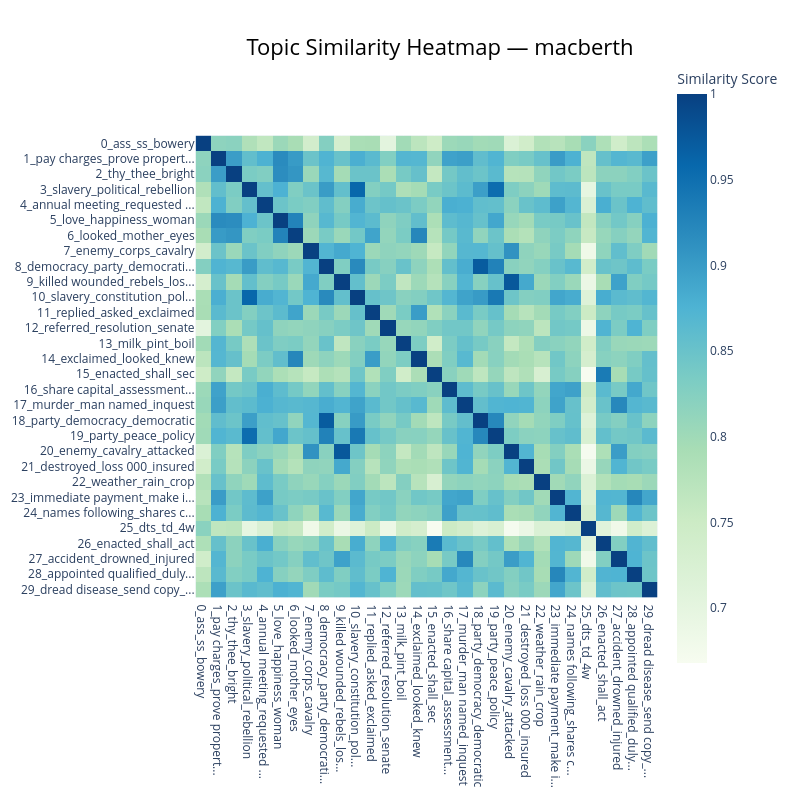

The notebook cell this image was saved under:
### Code cell
# Pairwise topic similarity heatmap for a subset of topics.
# Shows which topics share vocabulary — useful for spotting redundant clusters.
topics_subset = list(range(0, 30))   # first 30 topics

fig = topic_model.visualize_heatmap(
    topics=topics_subset,
    title=f'Topic Similarity Heatmap — {MODEL_NAME}',
)
fig.show()

### Figure 1 — Plotly figure (JSON) as saved in the notebook; plotly's stock layout.template omitted (floating-point values rounded to 4 significant figures; data arrays with more than 128 entries replaced by an {"elided": "..."} marker saying what was removed)
{"data": [{"coloraxis": "coloraxis", "hovertemplate": "x: %{x}<br>y: %{y}<br>Similarity Score: %{z}<extra></extra>", "name": "0", "type": "heatmap", "x": ["0_ass_ss_bowery", "1_pay charges_prove propert...", "2_thy_thee_bright", "3_slavery_political_rebellion", "4_annual meeting_requested ...", "5_love_happiness_woman", "6_looked_mother_eyes", "7_enemy_corps_cavalry", "8_democracy_party_democrati...", "9_killed wounded_rebels_los...", "10_slavery_constitution_pol...", "11_replied_asked_exclaimed", "12_referred_resolution_senate", "13_milk_pint_boil", "14_exclaimed_looked_knew", "15_enacted_shall_sec", "16_share capital_assessment...", "17_murder_man named_inquest", "18_party_democracy_democratic", "19_party_peace_policy", "20_enemy_cavalry_attacked", "21_destroyed_loss 000_insured", "22_weather_rain_crop", "23_immediate payment_make i...", "24_names following_shares c...", "25_dts_td_4w", "26_enacted_shall_act", "27_accident_drowned_injured", "28_appointed qualified_duly...", "29_dread disease_send copy_..."], "xaxis": "x", "y": ["0_ass_ss_bowery", "1_pay charges_prove propert...", "2_thy_thee_bright", "3_slavery_political_rebellion", "4_annual meeting_requested ...", "5_love_happiness_woman", "6_looked_mother_eyes", "7_enemy_corps_cavalry", "8_democracy_party_democrati...", "9_killed wounded_rebels_los...", "10_slavery_constitution_pol...", "11_replied_asked_exclaimed", "12_referred_resolution_senate", "13_milk_pint_boil", "14_exclaimed_looked_knew", "15_enacted_shall_sec", "16_share capital_assessment...", "17_murder_man named_inquest", "18_party_democracy_democratic", "19_party_peace_policy", "20_enemy_cavalry_attacked", "21_destroyed_loss 000_insured", "22_weather_rain_crop", "23_immediate payment_make i...", "24_names following_shares c...", "25_dts_td_4w", "26_enacted_shall_act", "27_accident_drowned_injured", "28_appointed qualified_duly...", "29_dread disease_send copy_..."], "yaxis": "y", "z": {"elided": "30x30 float values"}}], "layout": {"coloraxis": {"colorbar": {"title": {"text": "Similarity Score"}}, "colorscale": [[0, "rgb(247,252,240)"], [0.125, "rgb(224,243,219)"], [0.25, "rgb(204,235,197)"], [0.375, "rgb(168,221,181)"], [0.5, "rgb(123,204,196)"], [0.625, "rgb(78,179,211)"], [0.75, "rgb(43,140,190)"], [0.875, "rgb(8,104,172)"], [1, "rgb(8,64,129)"]]}, "height": 800, "hoverlabel": {"bgcolor": "white", "font": {"family": "Rockwell", "size": 16}}, "legend": {"title": {"text": "Trend"}}, "margin": {"t": 60}, "showlegend": true, "title": {"font": {"color": "Black", "size": 22}, "text": "Topic Similarity Heatmap — macberth", "x": 0.55, "xanchor": "center", "y": 0.95, "yanchor": "top"}, "width": 800, "xaxis": {"anchor": "y", "constrain": "domain", "domain": [0, 1], "scaleanchor": "y"}, "yaxis": {"anchor": "x", "autorange": "reversed", "constrain": "domain", "domain": [0, 1]}}}
